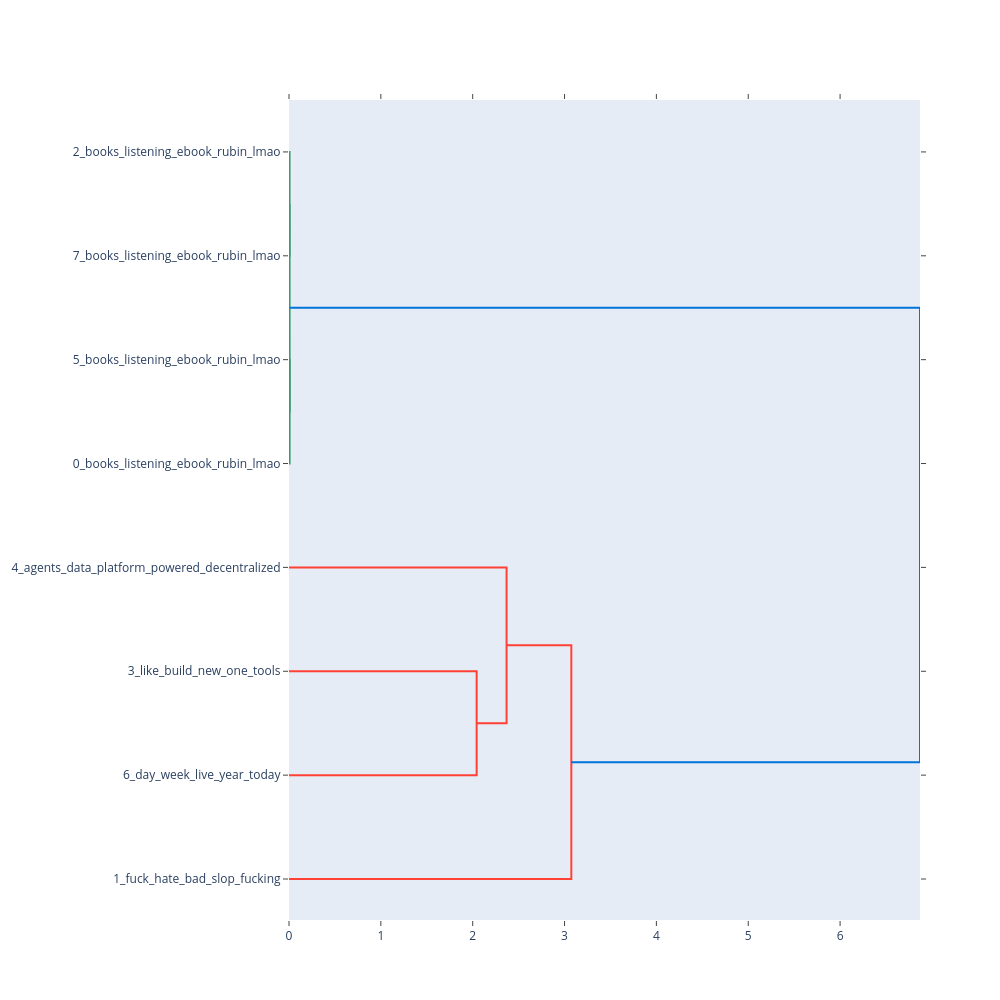

Notebook code cell kept with this figure:
### Code cell
# Hierarchical view of topics
fig = model.visualize_topic_hierarchy()
fig.show()

### Figure 1 — Plotly figure (JSON) as saved in the notebook; plotly's stock layout.template omitted (floating-point values rounded to 4 significant figures)
{"data": [{"hoverinfo": "text", "marker": {"color": "rgb(61,153,112)"}, "mode": "lines", "type": "scatter", "x": [0.0, 0.005828, 0.005828, 0.0], "xaxis": "x", "y": [-5.0, -5.0, -15.0, -15.0], "yaxis": "y"}, {"hoverinfo": "text", "marker": {"color": "rgb(61,153,112)"}, "mode": "lines", "type": "scatter", "x": [0.0, 0.006519, 0.006519, 0.0], "xaxis": "x", "y": [-25.0, -25.0, -35.0, -35.0], "yaxis": "y"}, {"hoverinfo": "text", "marker": {"color": "rgb(61,153,112)"}, "mode": "lines", "type": "scatter", "x": [0.005828, 0.007035, 0.007035, 0.006519], "xaxis": "x", "y": [-10.0, -10.0, -30.0, -30.0], "yaxis": "y"}, {"hoverinfo": "text", "marker": {"color": "rgb(255,65,54)"}, "mode": "lines", "type": "scatter", "x": [0.0, 2.043, 2.043, 0.0], "xaxis": "x", "y": [-55.0, -55.0, -65.0, -65.0], "yaxis": "y"}, {"hoverinfo": "text", "marker": {"color": "rgb(255,65,54)"}, "mode": "lines", "type": "scatter", "x": [0.0, 2.369, 2.369, 2.043], "xaxis": "x", "y": [-45.0, -45.0, -60.0, -60.0], "yaxis": "y"}, {"hoverinfo": "text", "marker": {"color": "rgb(255,65,54)"}, "mode": "lines", "type": "scatter", "x": [2.369, 3.074, 3.074, 0.0], "xaxis": "x", "y": [-52.5, -52.5, -75.0, -75.0], "yaxis": "y"}, {"hoverinfo": "text", "marker": {"color": "rgb(0,116,217)"}, "mode": "lines", "type": "scatter", "x": [0.007035, 6.87, 6.87, 3.074], "xaxis": "x", "y": [-20.0, -20.0, -63.75, -63.75], "yaxis": "y"}], "layout": {"autosize": false, "height": 1000, "hovermode": "closest", "showlegend": false, "width": 1000, "xaxis": {"mirror": "allticks", "rangemode": "tozero", "showgrid": false, "showline": true, "showticklabels": true, "ticks": "outside", "type": "linear", "zeroline": false}, "yaxis": {"mirror": "allticks", "rangemode": "tozero", "showgrid": false, "showline": true, "showticklabels": true, "tickmode": "array", "ticks": "outside", "ticktext": ["2_books_listening_ebook_rubin_lmao", "7_books_listening_ebook_rubin_lmao", "5_books_listening_ebook_rubin_lmao", "0_books_listening_ebook_rubin_lmao", "4_agents_data_platform_powered_decentralized", "3_like_build_new_one_tools", "6_day_week_live_year_today", "1_fuck_hate_bad_slop_fucking"], "tickvals": [-5, -15, -25, -35, -45, -55, -65, -75], "type": "linear", "zeroline": false}}}
